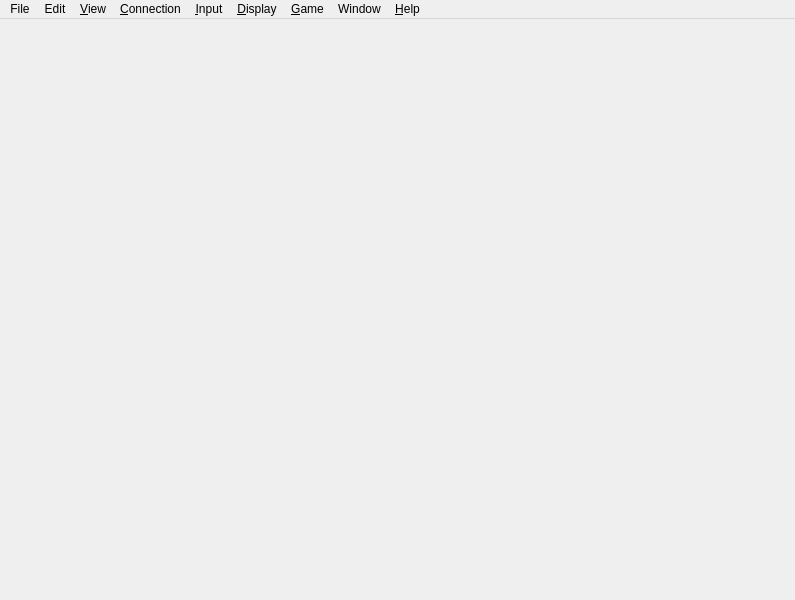
<?xml version="1.0" encoding="UTF-8"?>
<ui version="4.0">
 <class>App</class>
 <widget class="QMainWindow" name="App">
  <property name="geometry">
   <rect>
    <x>0</x>
    <y>0</y>
    <width>795</width>
    <height>600</height>
   </rect>
  </property>
  <property name="windowTitle">
   <string>qMUSHclient</string>
  </property>
  <property name="documentMode">
   <bool>true</bool>
  </property>
  <widget class="QTabWidget" name="world_tabs">
   <property name="autoFillBackground">
    <bool>false</bool>
   </property>
   <property name="documentMode">
    <bool>true</bool>
   </property>
   <property name="tabsClosable">
    <bool>true</bool>
   </property>
   <property name="movable">
    <bool>true</bool>
   </property>
   <property name="tabBarAutoHide">
    <bool>true</bool>
   </property>
  </widget>
  <widget class="QMenuBar" name="menuBar">
   <property name="geometry">
    <rect>
     <x>0</x>
     <y>0</y>
     <width>795</width>
     <height>27</height>
    </rect>
   </property>
   <widget class="QMenu" name="menu_edit">
    <property name="title">
     <string>Edit</string>
    </property>
    <addaction name="action_undo"/>
    <addaction name="action_redo"/>
    <addaction name="separator"/>
    <addaction name="action_cut"/>
    <addaction name="action_copy"/>
    <addaction name="action_copy_as_html"/>
    <addaction name="action_paste"/>
    <addaction name="separator"/>
    <addaction name="action_paste_to_world"/>
    <addaction name="action_recall_last_word"/>
    <addaction name="separator"/>
    <addaction name="action_select_all"/>
    <addaction name="action_spell_check"/>
    <addaction name="separator"/>
    <addaction name="action_generate_character_name"/>
    <addaction name="action_reload_names_file"/>
    <addaction name="action_generate_unique_id"/>
    <addaction name="separator"/>
    <addaction name="action_color_picker"/>
    <addaction name="action_debug_packets"/>
    <addaction name="separator"/>
    <addaction name="action_go_to_matching_brace"/>
    <addaction name="action_select_to_matching_brace"/>
    <addaction name="separator"/>
    <addaction name="action_convert_clipboard_forum_codes"/>
   </widget>
   <widget class="QMenu" name="menu_view">
    <property name="title">
     <string>&amp;View</string>
    </property>
    <addaction name="action_world_toolbar"/>
    <addaction name="action_activity_toolbar"/>
    <addaction name="action_status_bar"/>
    <addaction name="action_info_bar"/>
    <addaction name="actionWorld_Notepad"/>
    <addaction name="separator"/>
    <addaction name="action_reset_toolbar_locations"/>
    <addaction name="action_always_on_top"/>
    <addaction name="action_full_screen_mode"/>
   </widget>
   <widget class="QMenu" name="menu_connection">
    <property name="title">
     <string>&amp;Connection</string>
    </property>
    <addaction name="action_quick_connect"/>
    <addaction name="separator"/>
    <addaction name="action_connect"/>
    <addaction name="action_disconnect"/>
    <addaction name="separator"/>
    <addaction name="action_auto_connect"/>
    <addaction name="action_reconnect_on_disconnect"/>
    <addaction name="separator"/>
    <addaction name="action_connect_to_all_open_worlds"/>
    <addaction name="action_connect_to_worlds_in_startup_list"/>
   </widget>
   <widget class="QMenu" name="menu_input">
    <property name="title">
     <string>&amp;Input</string>
    </property>
    <addaction name="action_next_command"/>
    <addaction name="action_previous_command"/>
    <addaction name="action_repeat_last_command"/>
    <addaction name="action_quit_from_this_world"/>
    <addaction name="separator"/>
    <addaction name="action_command_history"/>
    <addaction name="action_clear_command_history"/>
    <addaction name="action_discard_queued_commands"/>
    <addaction name="separator"/>
    <addaction name="action_auto_say"/>
    <addaction name="action_send_file"/>
    <addaction name="action_global_change"/>
    <addaction name="action_key_name"/>
   </widget>
   <widget class="QMenu" name="menu_display">
    <property name="title">
     <string>&amp;Display</string>
    </property>
    <addaction name="action_start"/>
    <addaction name="action_page_up"/>
    <addaction name="action_page_down"/>
    <addaction name="action_end"/>
    <addaction name="action_line_up"/>
    <addaction name="action_line_down"/>
    <addaction name="separator"/>
    <addaction name="action_activity_list"/>
    <addaction name="action_pause_output"/>
    <addaction name="separator"/>
    <addaction name="action_find"/>
    <addaction name="action_find_again"/>
    <addaction name="action_recall_text"/>
    <addaction name="action_go_to_line"/>
    <addaction name="separator"/>
    <addaction name="action_go_to_url"/>
    <addaction name="action_send_mail_to"/>
    <addaction name="separator"/>
    <addaction name="action_clear_output_buffer"/>
    <addaction name="action_stop_sound_playing"/>
    <addaction name="separator"/>
    <addaction name="action_bookmark_selection"/>
    <addaction name="action_go_to_bookmark"/>
    <addaction name="action_highlight_word"/>
    <addaction name="action_multi_line_trigger"/>
    <addaction name="action_text_attributes"/>
    <addaction name="separator"/>
    <addaction name="action_no_command_echo"/>
   </widget>
   <widget class="QMenu" name="menu_game">
    <property name="title">
     <string>&amp;Game</string>
    </property>
    <widget class="QMenu" name="menu_configure">
     <property name="title">
      <string>&amp;Configure</string>
     </property>
     <addaction name="action_all_configuration"/>
     <addaction name="separator"/>
    </widget>
    <addaction name="menu_configure"/>
    <addaction name="action_chat_sessions"/>
    <addaction name="action_wrap_output"/>
    <addaction name="separator"/>
    <addaction name="action_test_trigger"/>
    <addaction name="separator"/>
    <addaction name="action_minimize_program"/>
    <addaction name="separator"/>
    <addaction name="action_immediate"/>
    <addaction name="action_edit_script_file"/>
    <addaction name="action_reload_script_file"/>
    <addaction name="action_trace"/>
    <addaction name="separator"/>
    <addaction name="action_reset_all_timers"/>
    <addaction name="separator"/>
    <addaction name="action_send_to_all_worlds"/>
    <addaction name="action_mapper"/>
    <addaction name="action_do_mapper_special"/>
    <addaction name="action_add_mapper_comment"/>
   </widget>
   <widget class="QMenu" name="menu_Window">
    <property name="title">
     <string>Window</string>
    </property>
    <addaction name="action_maximize"/>
    <addaction name="action_minimize"/>
    <addaction name="action_restore"/>
    <addaction name="separator"/>
    <addaction name="action_new_window"/>
    <addaction name="action_cascade"/>
    <addaction name="action_title_horizontally"/>
    <addaction name="action_tile_vertically"/>
    <addaction name="action_arrange_icons"/>
    <addaction name="action_close_all_notepad_windows"/>
    <addaction name="separator"/>
   </widget>
   <widget class="QMenu" name="menu_Help">
    <property name="title">
     <string>&amp;Help</string>
    </property>
    <addaction name="action_tip_of_the_day"/>
    <addaction name="separator"/>
    <addaction name="action_getting_started"/>
    <addaction name="separator"/>
    <addaction name="action_contents"/>
    <addaction name="action_index"/>
    <addaction name="action_using_help"/>
    <addaction name="separator"/>
    <addaction name="action_bug_reports"/>
    <addaction name="action_documentation_web_page"/>
    <addaction name="action_forum"/>
    <addaction name="action_functions_list"/>
    <addaction name="action_functions_web_page"/>
    <addaction name="action_mud_lists"/>
    <addaction name="action_qmushclient_web_page"/>
    <addaction name="action_plugins_list"/>
    <addaction name="action_regular_expressions_web_page"/>
    <addaction name="action_about_qmushclient"/>
   </widget>
   <widget class="QMenu" name="menu_file">
    <property name="title">
     <string>File</string>
    </property>
    <addaction name="action_new"/>
    <addaction name="action_open_world"/>
    <addaction name="action_open_worlds_in_startup_list"/>
    <addaction name="action_close_world"/>
    <addaction name="action_import"/>
    <addaction name="action_plugins"/>
    <addaction name="action_plugin_wizard"/>
    <addaction name="action_save_world_details"/>
    <addaction name="action_save_world_details_as"/>
    <addaction name="action_save_selection"/>
    <addaction name="separator"/>
    <addaction name="action_print"/>
    <addaction name="action_print_setup"/>
    <addaction name="action_global_preferences"/>
    <addaction name="action_log_session"/>
    <addaction name="action_reload_defaults"/>
    <addaction name="action_world_properties"/>
    <addaction name="action_windows_socket_info"/>
    <addaction name="separator"/>
    <addaction name="action_rec_1"/>
    <addaction name="action_rec_2"/>
    <addaction name="action_rec_3"/>
    <addaction name="action_rec_4"/>
    <addaction name="action_rec_5"/>
    <addaction name="separator"/>
    <addaction name="action_exit"/>
   </widget>
   <addaction name="menu_file"/>
   <addaction name="menu_edit"/>
   <addaction name="menu_view"/>
   <addaction name="menu_connection"/>
   <addaction name="menu_input"/>
   <addaction name="menu_display"/>
   <addaction name="menu_game"/>
   <addaction name="menu_Window"/>
   <addaction name="menu_Help"/>
  </widget>
  <action name="action_new">
   <property name="icon">
    <iconset theme="document-new">
     <normaloff>.</normaloff>.</iconset>
   </property>
   <property name="text">
    <string>&amp;New World...</string>
   </property>
   <property name="shortcut">
    <string>Ctrl+N</string>
   </property>
  </action>
  <action name="action_open_world">
   <property name="icon">
    <iconset theme="document-open">
     <normaloff>.</normaloff>.</iconset>
   </property>
   <property name="text">
    <string>&amp;Open World...</string>
   </property>
   <property name="shortcut">
    <string>Ctrl+O</string>
   </property>
  </action>
  <action name="action_open_worlds_in_startup_list">
   <property name="icon">
    <iconset theme="view-pages-overview">
     <normaloff>.</normaloff>.</iconset>
   </property>
   <property name="text">
    <string>Open Worlds in Startup List</string>
   </property>
   <property name="shortcut">
    <string>Ctrl+Alt+O</string>
   </property>
  </action>
  <action name="action_close_world">
   <property name="enabled">
    <bool>false</bool>
   </property>
   <property name="icon">
    <iconset theme="document-close">
     <normaloff>.</normaloff>.</iconset>
   </property>
   <property name="text">
    <string>&amp;Close World</string>
   </property>
  </action>
  <action name="action_import">
   <property name="enabled">
    <bool>false</bool>
   </property>
   <property name="icon">
    <iconset theme="document-import">
     <normaloff>.</normaloff>.</iconset>
   </property>
   <property name="text">
    <string>&amp;Import...</string>
   </property>
   <property name="shortcut">
    <string>Ctrl+Alt+I</string>
   </property>
  </action>
  <action name="action_plugins">
   <property name="enabled">
    <bool>false</bool>
   </property>
   <property name="icon">
    <iconset theme="plugins">
     <normaloff>.</normaloff>.</iconset>
   </property>
   <property name="text">
    <string>Pl&amp;ugins...</string>
   </property>
   <property name="shortcut">
    <string>Ctrl+Shift+P</string>
   </property>
  </action>
  <action name="action_plugin_wizard">
   <property name="enabled">
    <bool>false</bool>
   </property>
   <property name="icon">
    <iconset theme="tools-wizard">
     <normaloff>.</normaloff>.</iconset>
   </property>
   <property name="text">
    <string>Plugin Wizard...</string>
   </property>
   <property name="shortcut">
    <string>Ctrl+Alt+Shift+P</string>
   </property>
  </action>
  <action name="action_save_world_details">
   <property name="enabled">
    <bool>false</bool>
   </property>
   <property name="icon">
    <iconset theme="document-save">
     <normaloff>.</normaloff>.</iconset>
   </property>
   <property name="text">
    <string>&amp;Save World Details</string>
   </property>
   <property name="shortcut">
    <string>Ctrl+S</string>
   </property>
  </action>
  <action name="action_save_world_details_as">
   <property name="enabled">
    <bool>false</bool>
   </property>
   <property name="icon">
    <iconset theme="document-save-as">
     <normaloff>.</normaloff>.</iconset>
   </property>
   <property name="text">
    <string>Save World Details &amp;As...</string>
   </property>
  </action>
  <action name="action_save_selection">
   <property name="enabled">
    <bool>false</bool>
   </property>
   <property name="icon">
    <iconset theme="select-rectangular">
     <normaloff>.</normaloff>.</iconset>
   </property>
   <property name="text">
    <string>Save Selection...</string>
   </property>
  </action>
  <action name="action_print">
   <property name="enabled">
    <bool>false</bool>
   </property>
   <property name="icon">
    <iconset theme="document-print">
     <normaloff>.</normaloff>.</iconset>
   </property>
   <property name="text">
    <string>&amp;Print...</string>
   </property>
   <property name="shortcut">
    <string>Ctrl+P</string>
   </property>
  </action>
  <action name="action_print_setup">
   <property name="icon">
    <iconset theme="document-print-preview">
     <normaloff>.</normaloff>.</iconset>
   </property>
   <property name="text">
    <string>Print Se&amp;tup...</string>
   </property>
  </action>
  <action name="action_global_preferences">
   <property name="icon">
    <iconset theme="configure">
     <normaloff>.</normaloff>.</iconset>
   </property>
   <property name="text">
    <string>&amp;Global Preferences...</string>
   </property>
   <property name="shortcut">
    <string>Ctrl+Alt+G</string>
   </property>
  </action>
  <action name="action_log_session">
   <property name="checkable">
    <bool>true</bool>
   </property>
   <property name="enabled">
    <bool>false</bool>
   </property>
   <property name="icon">
    <iconset theme="text-x-log">
     <normaloff>.</normaloff>.</iconset>
   </property>
   <property name="text">
    <string>&amp;Log Session...</string>
   </property>
   <property name="shortcut">
    <string>Ctrl+Shift+J</string>
   </property>
  </action>
  <action name="action_reload_defaults">
   <property name="enabled">
    <bool>false</bool>
   </property>
   <property name="icon">
    <iconset theme="view-refresh">
     <normaloff>.</normaloff>.</iconset>
   </property>
   <property name="text">
    <string>&amp;Reload Defaults</string>
   </property>
   <property name="shortcut">
    <string>Ctrl+Alt+R</string>
   </property>
  </action>
  <action name="action_world_properties">
   <property name="enabled">
    <bool>false</bool>
   </property>
   <property name="icon">
    <iconset theme="document-properties">
     <normaloff>.</normaloff>.</iconset>
   </property>
   <property name="text">
    <string>&amp;World Properties...</string>
   </property>
   <property name="shortcut">
    <string>Alt+Return</string>
   </property>
  </action>
  <action name="action_windows_socket_info">
   <property name="icon">
    <iconset theme="network-connect">
     <normaloff>.</normaloff>.</iconset>
   </property>
   <property name="text">
    <string>Windows Socket Info...</string>
   </property>
  </action>
  <action name="action_exit">
   <property name="icon">
    <iconset theme="application-exit">
     <normaloff>.</normaloff>.</iconset>
   </property>
   <property name="text">
    <string>E&amp;xit</string>
   </property>
   <property name="menuRole">
    <enum>QAction::QuitRole</enum>
   </property>
  </action>
  <action name="action_undo">
   <property name="enabled">
    <bool>false</bool>
   </property>
   <property name="icon">
    <iconset theme="edit-undo">
     <normaloff>.</normaloff>.</iconset>
   </property>
   <property name="text">
    <string>&amp;Undo</string>
   </property>
   <property name="shortcut">
    <string>Ctrl+Z</string>
   </property>
  </action>
  <action name="action_cut">
   <property name="enabled">
    <bool>false</bool>
   </property>
   <property name="icon">
    <iconset theme="edit-cut">
     <normaloff>.</normaloff>.</iconset>
   </property>
   <property name="text">
    <string>Cu&amp;t</string>
   </property>
   <property name="shortcut">
    <string>Ctrl+X</string>
   </property>
  </action>
  <action name="action_copy">
   <property name="enabled">
    <bool>false</bool>
   </property>
   <property name="icon">
    <iconset theme="edit-copy">
     <normaloff>.</normaloff>.</iconset>
   </property>
   <property name="text">
    <string>&amp;Copy</string>
   </property>
   <property name="shortcut">
    <string>Ctrl+C</string>
   </property>
  </action>
  <action name="action_copy_as_html">
   <property name="enabled">
    <bool>false</bool>
   </property>
   <property name="icon">
    <iconset theme="format-text-code">
     <normaloff>.</normaloff>.</iconset>
   </property>
   <property name="text">
    <string>Copy as HTML</string>
   </property>
   <property name="shortcut">
    <string>Ctrl+Alt+C</string>
   </property>
  </action>
  <action name="action_paste">
   <property name="enabled">
    <bool>false</bool>
   </property>
   <property name="icon">
    <iconset theme="edit-paste">
     <normaloff>.</normaloff>.</iconset>
   </property>
   <property name="text">
    <string>&amp;Paste</string>
   </property>
   <property name="shortcut">
    <string>Ctrl+V</string>
   </property>
  </action>
  <action name="action_paste_to_world">
   <property name="enabled">
    <bool>false</bool>
   </property>
   <property name="icon">
    <iconset theme="special_paste">
     <normaloff>.</normaloff>.</iconset>
   </property>
   <property name="text">
    <string>Paste to &amp;World...</string>
   </property>
   <property name="shortcut">
    <string>Ctrl+Shift+V</string>
   </property>
  </action>
  <action name="action_recall_last_word">
   <property name="enabled">
    <bool>false</bool>
   </property>
   <property name="icon">
    <iconset theme="media-playlist-repeat-song">
     <normaloff>.</normaloff>.</iconset>
   </property>
   <property name="text">
    <string>Recall Last Word</string>
   </property>
   <property name="shortcut">
    <string>Ctrl+Backspace</string>
   </property>
  </action>
  <action name="action_select_all">
   <property name="enabled">
    <bool>false</bool>
   </property>
   <property name="icon">
    <iconset theme="edit-select-all">
     <normaloff>.</normaloff>.</iconset>
   </property>
   <property name="text">
    <string>Select &amp;All</string>
   </property>
   <property name="shortcut">
    <string>Ctrl+A</string>
   </property>
  </action>
  <action name="action_spell_check">
   <property name="enabled">
    <bool>false</bool>
   </property>
   <property name="icon">
    <iconset theme="tools-check-spelling">
     <normaloff>.</normaloff>.</iconset>
   </property>
   <property name="text">
    <string>Sp&amp;ell Check</string>
   </property>
   <property name="shortcut">
    <string>Ctrl+J</string>
   </property>
  </action>
  <action name="action_generate_character_name">
   <property name="text">
    <string>&amp;Generate Character Name...</string>
   </property>
   <property name="shortcut">
    <string>Ctrl+Alt+N</string>
   </property>
  </action>
  <action name="action_reload_names_file">
   <property name="text">
    <string>&amp;Reload Names File...</string>
   </property>
  </action>
  <action name="action_generate_unique_id">
   <property name="text">
    <string>Generate Unique I&amp;D...</string>
   </property>
  </action>
  <action name="action_color_picker">
   <property name="icon">
    <iconset theme="color-picker">
     <normaloff>.</normaloff>.</iconset>
   </property>
   <property name="text">
    <string>Color Picker</string>
   </property>
   <property name="shortcut">
    <string>Ctrl+Alt+P</string>
   </property>
  </action>
  <action name="action_debug_packets">
   <property name="checkable">
    <bool>true</bool>
   </property>
   <property name="enabled">
    <bool>false</bool>
   </property>
   <property name="text">
    <string>Debug Packets</string>
   </property>
   <property name="shortcut">
    <string>Ctrl+Alt+F11</string>
   </property>
  </action>
  <action name="action_go_to_matching_brace">
   <property name="enabled">
    <bool>false</bool>
   </property>
   <property name="icon">
    <iconset theme="code-context">
     <normaloff>.</normaloff>.</iconset>
   </property>
   <property name="text">
    <string>Go to &amp;Matching Brace</string>
   </property>
   <property name="shortcut">
    <string>Ctrl+E</string>
   </property>
  </action>
  <action name="action_select_to_matching_brace">
   <property name="enabled">
    <bool>false</bool>
   </property>
   <property name="icon">
    <iconset theme="go-next-context">
     <normaloff>.</normaloff>.</iconset>
   </property>
   <property name="text">
    <string>Select to Matching Br&amp;ace</string>
   </property>
   <property name="shortcut">
    <string>Ctrl+Shift+E</string>
   </property>
  </action>
  <action name="action_convert_clipboard_forum_codes">
   <property name="text">
    <string>Convert Clipboard Forum Codes</string>
   </property>
   <property name="shortcut">
    <string>Ctrl+Alt+Shift+O</string>
   </property>
  </action>
  <action name="action_rec_1">
   <property name="enabled">
    <bool>false</bool>
   </property>
   <property name="icon">
    <iconset theme="document-open-recent">
     <normaloff>.</normaloff>.</iconset>
   </property>
   <property name="text">
    <string notr="true">&amp;1 </string>
   </property>
   <property name="visible">
    <bool>false</bool>
   </property>
  </action>
  <action name="action_rec_2">
   <property name="icon">
    <iconset theme="document-open-recent">
     <normaloff>.</normaloff>.</iconset>
   </property>
   <property name="text">
    <string notr="true">&amp;2 </string>
   </property>
   <property name="whatsThis">
    <string/>
   </property>
   <property name="visible">
    <bool>false</bool>
   </property>
  </action>
  <action name="action_rec_3">
   <property name="icon">
    <iconset theme="document-open-recent">
     <normaloff>.</normaloff>.</iconset>
   </property>
   <property name="text">
    <string notr="true">&amp;3 </string>
   </property>
   <property name="visible">
    <bool>false</bool>
   </property>
  </action>
  <action name="action_rec_4">
   <property name="icon">
    <iconset theme="document-open-recent">
     <normaloff>.</normaloff>.</iconset>
   </property>
   <property name="text">
    <string notr="true">&amp;4 </string>
   </property>
   <property name="visible">
    <bool>false</bool>
   </property>
  </action>
  <action name="action_rec_5">
   <property name="icon">
    <iconset theme="document-open-recent">
     <normaloff>.</normaloff>.</iconset>
   </property>
   <property name="text">
    <string notr="true">&amp;5 </string>
   </property>
   <property name="visible">
    <bool>false</bool>
   </property>
  </action>
  <action name="action_world_toolbar">
   <property name="checkable">
    <bool>true</bool>
   </property>
   <property name="text">
    <string>&amp;World Toolbar</string>
   </property>
  </action>
  <action name="action_activity_toolbar">
   <property name="checkable">
    <bool>true</bool>
   </property>
   <property name="text">
    <string>&amp;Activity Toolbar</string>
   </property>
  </action>
  <action name="action_status_bar">
   <property name="checkable">
    <bool>true</bool>
   </property>
   <property name="text">
    <string>&amp;Status Bar</string>
   </property>
  </action>
  <action name="action_info_bar">
   <property name="checkable">
    <bool>true</bool>
   </property>
   <property name="text">
    <string>&amp;Info Bar</string>
   </property>
  </action>
  <action name="action_reset_toolbar_locations">
   <property name="text">
    <string>&amp;Reset Toolbar Locations</string>
   </property>
  </action>
  <action name="action_always_on_top">
   <property name="checkable">
    <bool>true</bool>
   </property>
   <property name="text">
    <string>Always &amp;On Top</string>
   </property>
  </action>
  <action name="action_full_screen_mode">
   <property name="checkable">
    <bool>true</bool>
   </property>
   <property name="text">
    <string>&amp;Full Screen Mode</string>
   </property>
   <property name="shortcut">
    <string>Ctrl+Alt+F</string>
   </property>
  </action>
  <action name="action_quick_connect">
   <property name="icon">
    <iconset theme="quickopen">
     <normaloff>.</normaloff>.</iconset>
   </property>
   <property name="text">
    <string>&amp;Quick Connect...</string>
   </property>
   <property name="shortcut">
    <string>Ctrl+Alt+Shift+K</string>
   </property>
  </action>
  <action name="action_connect">
   <property name="enabled">
    <bool>false</bool>
   </property>
   <property name="icon">
    <iconset theme="network-connect">
     <normaloff>.</normaloff>.</iconset>
   </property>
   <property name="text">
    <string>&amp;Connect</string>
   </property>
   <property name="shortcut">
    <string>Ctrl+K</string>
   </property>
  </action>
  <action name="action_disconnect">
   <property name="enabled">
    <bool>false</bool>
   </property>
   <property name="icon">
    <iconset theme="network-disconnect">
     <normaloff>.</normaloff>.</iconset>
   </property>
   <property name="text">
    <string>&amp;Disconnect</string>
   </property>
   <property name="shortcut">
    <string>Ctrl+Shift+K</string>
   </property>
  </action>
  <action name="action_auto_connect">
   <property name="checkable">
    <bool>true</bool>
   </property>
   <property name="text">
    <string>&amp;Auto Connect</string>
   </property>
  </action>
  <action name="action_reconnect_on_disconnect">
   <property name="checkable">
    <bool>true</bool>
   </property>
   <property name="text">
    <string>&amp;Reconnect On Disconnect</string>
   </property>
  </action>
  <action name="action_connect_to_all_open_worlds">
   <property name="text">
    <string>Connect To All Open &amp;Worlds</string>
   </property>
   <property name="shortcut">
    <string>Ctrl+Alt+K</string>
   </property>
  </action>
  <action name="action_connect_to_worlds_in_startup_list">
   <property name="text">
    <string>Connect To Worlds &amp;In Startup List</string>
   </property>
  </action>
  <action name="action_next_command">
   <property name="enabled">
    <bool>false</bool>
   </property>
   <property name="icon">
    <iconset theme="go-next">
     <normaloff>.</normaloff>.</iconset>
   </property>
   <property name="text">
    <string>&amp;Next Command</string>
   </property>
   <property name="shortcut">
    <string>Alt+Down</string>
   </property>
  </action>
  <action name="action_previous_command">
   <property name="enabled">
    <bool>false</bool>
   </property>
   <property name="icon">
    <iconset theme="go-previous">
     <normaloff>.</normaloff>.</iconset>
   </property>
   <property name="text">
    <string>&amp;Previous Command</string>
   </property>
   <property name="shortcut">
    <string>Alt+Up</string>
   </property>
  </action>
  <action name="action_repeat_last_command">
   <property name="enabled">
    <bool>false</bool>
   </property>
   <property name="icon">
    <iconset theme="media-playlist-repeat">
     <normaloff>.</normaloff>.</iconset>
   </property>
   <property name="text">
    <string>&amp;Repeat Last Command</string>
   </property>
   <property name="shortcut">
    <string>Ctrl+R</string>
   </property>
  </action>
  <action name="action_quit_from_this_world">
   <property name="enabled">
    <bool>false</bool>
   </property>
   <property name="icon">
    <iconset theme="user-offline">
     <normaloff>.</normaloff>.</iconset>
   </property>
   <property name="text">
    <string>&amp;Quit From This World...</string>
   </property>
   <property name="shortcut">
    <string>Ctrl+Shift+Q</string>
   </property>
  </action>
  <action name="action_command_history">
   <property name="icon">
    <iconset theme="shallow-history">
     <normaloff>.</normaloff>.</iconset>
   </property>
   <property name="text">
    <string>Command &amp;History...</string>
   </property>
   <property name="shortcut">
    <string>Ctrl+H</string>
   </property>
  </action>
  <action name="action_clear_command_history">
   <property name="enabled">
    <bool>false</bool>
   </property>
   <property name="icon">
    <iconset theme="edit-clear-history">
     <normaloff>.</normaloff>.</iconset>
   </property>
   <property name="text">
    <string>&amp;Clear Command History...</string>
   </property>
   <property name="shortcut">
    <string>Ctrl+Shift+D</string>
   </property>
  </action>
  <action name="action_discard_queued_commands">
   <property name="enabled">
    <bool>false</bool>
   </property>
   <property name="icon">
    <iconset theme="process-stop">
     <normaloff>.</normaloff>.</iconset>
   </property>
   <property name="text">
    <string>&amp;Discard 0 Queued Commands</string>
   </property>
   <property name="shortcut">
    <string>Ctrl+D</string>
   </property>
  </action>
  <action name="action_auto_say">
   <property name="enabled">
    <bool>false</bool>
   </property>
   <property name="icon">
    <iconset theme="dialog-messages">
     <normaloff>.</normaloff>.</iconset>
   </property>
   <property name="text">
    <string>&amp;Auto Say</string>
   </property>
   <property name="shortcut">
    <string>Ctrl+Shift+A</string>
   </property>
  </action>
  <action name="action_send_file">
   <property name="enabled">
    <bool>false</bool>
   </property>
   <property name="icon">
    <iconset theme="document-send">
     <normaloff>.</normaloff>.</iconset>
   </property>
   <property name="text">
    <string>&amp;Send File...</string>
   </property>
   <property name="shortcut">
    <string>Ctrl+Shift+O</string>
   </property>
  </action>
  <action name="action_global_change">
   <property name="enabled">
    <bool>false</bool>
   </property>
   <property name="icon">
    <iconset theme="edit-find-replace">
     <normaloff>.</normaloff>.</iconset>
   </property>
   <property name="text">
    <string>Global Change...</string>
   </property>
   <property name="shortcut">
    <string>Ctrl+Shift+G</string>
   </property>
  </action>
  <action name="action_key_name">
   <property name="icon">
    <iconset theme="input-keyboard">
     <normaloff>.</normaloff>.</iconset>
   </property>
   <property name="text">
    <string>&amp;Key Name...</string>
   </property>
  </action>
  <action name="action_start">
   <property name="icon">
    <iconset theme="go-top">
     <normaloff>.</normaloff>.</iconset>
   </property>
   <property name="text">
    <string>&amp;Start</string>
   </property>
   <property name="shortcut">
    <string>Ctrl+Home</string>
   </property>
  </action>
  <action name="action_page_up">
   <property name="icon">
    <iconset theme="go-up-skip">
     <normaloff>.</normaloff>.</iconset>
   </property>
   <property name="text">
    <string>Page &amp;Up</string>
   </property>
   <property name="shortcut">
    <string>PgUp</string>
   </property>
  </action>
  <action name="action_page_down">
   <property name="icon">
    <iconset theme="go-down-skip">
     <normaloff>.</normaloff>.</iconset>
   </property>
   <property name="text">
    <string>Page &amp;Down</string>
   </property>
   <property name="shortcut">
    <string>PgDown</string>
   </property>
  </action>
  <action name="action_end">
   <property name="icon">
    <iconset theme="go-bottom">
     <normaloff>.</normaloff>.</iconset>
   </property>
   <property name="text">
    <string>&amp;End</string>
   </property>
   <property name="shortcut">
    <string>Ctrl+End</string>
   </property>
  </action>
  <action name="action_line_up">
   <property name="icon">
    <iconset theme="go-up">
     <normaloff>.</normaloff>.</iconset>
   </property>
   <property name="text">
    <string>Line Up</string>
   </property>
   <property name="shortcut">
    <string>Ctrl+Up</string>
   </property>
  </action>
  <action name="action_line_down">
   <property name="icon">
    <iconset theme="go-down">
     <normaloff>.</normaloff>.</iconset>
   </property>
   <property name="text">
    <string>Line Down</string>
   </property>
   <property name="shortcut">
    <string>Ctrl+Down</string>
   </property>
  </action>
  <action name="action_activity_list">
   <property name="icon">
    <iconset theme="table">
     <normaloff>.</normaloff>.</iconset>
   </property>
   <property name="text">
    <string>&amp;Activity List</string>
   </property>
   <property name="shortcut">
    <string>Ctrl+Shift+L</string>
   </property>
  </action>
  <action name="action_pause_output">
   <property name="checkable">
    <bool>true</bool>
   </property>
   <property name="enabled">
    <bool>false</bool>
   </property>
   <property name="icon">
    <iconset theme="media-playback-pause">
     <normaloff>.</normaloff>.</iconset>
   </property>
   <property name="text">
    <string>Pause &amp;Output</string>
   </property>
   <property name="shortcut">
    <string>Ctrl+Space</string>
   </property>
  </action>
  <action name="action_find">
   <property name="icon">
    <iconset theme="edit-find">
     <normaloff>.</normaloff>.</iconset>
   </property>
   <property name="text">
    <string>&amp;Find...</string>
   </property>
   <property name="shortcut">
    <string>Ctrl+F</string>
   </property>
  </action>
  <action name="action_find_again">
   <property name="icon">
    <iconset theme="media-playlist-repeat">
     <normaloff>.</normaloff>.</iconset>
   </property>
   <property name="text">
    <string>Find Again</string>
   </property>
   <property name="shortcut">
    <string>Ctrl+Shift+F</string>
   </property>
  </action>
  <action name="action_recall_text">
   <property name="icon">
    <iconset theme="deep-history">
     <normaloff>.</normaloff>.</iconset>
   </property>
   <property name="text">
    <string>&amp;Recall Text...</string>
   </property>
   <property name="shortcut">
    <string>Ctrl+U</string>
   </property>
  </action>
  <action name="action_go_to_line">
   <property name="icon">
    <iconset theme="go-jump">
     <normaloff>.</normaloff>.</iconset>
   </property>
   <property name="text">
    <string>Go To Line...</string>
   </property>
   <property name="shortcut">
    <string>Ctrl+Alt+L</string>
   </property>
  </action>
  <action name="action_go_to_url">
   <property name="enabled">
    <bool>false</bool>
   </property>
   <property name="icon">
    <iconset theme="internet-services">
     <normaloff>.</normaloff>.</iconset>
   </property>
   <property name="text">
    <string>Go To URL...</string>
   </property>
   <property name="shortcut">
    <string>Ctrl+Alt+J</string>
   </property>
  </action>
  <action name="action_clear_output_buffer">
   <property name="icon">
    <iconset theme="edit-clear">
     <normaloff>.</normaloff>.</iconset>
   </property>
   <property name="text">
    <string>Clear Output Buffer...</string>
   </property>
   <property name="shortcut">
    <string>Ctrl+Shift+C</string>
   </property>
  </action>
  <action name="action_stop_sound_playing">
   <property name="icon">
    <iconset theme="media-playback-stop">
     <normaloff>.</normaloff>.</iconset>
   </property>
   <property name="text">
    <string>Stop Sound Playing</string>
   </property>
   <property name="shortcut">
    <string>Ctrl+Alt+B</string>
   </property>
  </action>
  <action name="action_bookmark_selection">
   <property name="icon">
    <iconset theme="bookmark-new">
     <normaloff>.</normaloff>.</iconset>
   </property>
   <property name="text">
    <string>&amp;Bookmark Selection</string>
   </property>
   <property name="shortcut">
    <string>Ctrl+Shift+B</string>
   </property>
  </action>
  <action name="action_go_to_bookmark">
   <property name="icon">
    <iconset theme="go-jump">
     <normaloff>.</normaloff>.</iconset>
   </property>
   <property name="text">
    <string>&amp;Go To Bookmark</string>
   </property>
   <property name="shortcut">
    <string>Ctrl+B</string>
   </property>
  </action>
  <action name="action_highlight_word">
   <property name="icon">
    <iconset theme="draw-highlight">
     <normaloff>.</normaloff>.</iconset>
   </property>
   <property name="text">
    <string>&amp;Highlight Word...</string>
   </property>
   <property name="shortcut">
    <string>Ctrl+Alt+H</string>
   </property>
  </action>
  <action name="action_multi_line_trigger">
   <property name="icon">
    <iconset theme="trim-to-selection">
     <normaloff>.</normaloff>.</iconset>
   </property>
   <property name="text">
    <string>&amp;Multi-Line Trigger...</string>
   </property>
  </action>
  <action name="action_text_attributes">
   <property name="text">
    <string>&amp;Text Attributes...</string>
   </property>
   <property name="shortcut">
    <string>Ctrl+Alt+A</string>
   </property>
  </action>
  <action name="action_no_command_echo">
   <property name="checkable">
    <bool>true</bool>
   </property>
   <property name="text">
    <string>No Command Echo</string>
   </property>
   <property name="shortcut">
    <string>Ctrl+Alt+E</string>
   </property>
  </action>
  <action name="action_send_mail_to">
   <property name="enabled">
    <bool>false</bool>
   </property>
   <property name="icon">
    <iconset theme="mail-send">
     <normaloff>.</normaloff>.</iconset>
   </property>
   <property name="text">
    <string>Send Mail To...</string>
   </property>
  </action>
  <action name="action_all_configuration">
   <property name="text">
    <string>&amp;All Configuration...</string>
   </property>
   <property name="shortcut">
    <string>Alt+Return</string>
   </property>
  </action>
  <action name="action_chat_sessions">
   <property name="text">
    <string>Chat Sessions</string>
   </property>
   <property name="shortcut">
    <string>Ctrl+Alt+Shift+C</string>
   </property>
  </action>
  <action name="action_wrap_output">
   <property name="checkable">
    <bool>true</bool>
   </property>
   <property name="checked">
    <bool>true</bool>
   </property>
   <property name="text">
    <string>Wrap &amp;Output</string>
   </property>
  </action>
  <action name="action_test_trigger">
   <property name="text">
    <string>Test &amp;Trigger...</string>
   </property>
   <property name="shortcut">
    <string>Ctrl+Shift+F12</string>
   </property>
  </action>
  <action name="action_minimize_program">
   <property name="text">
    <string>Minimize &amp;Program</string>
   </property>
   <property name="shortcut">
    <string>Ctrl+M</string>
   </property>
  </action>
  <action name="action_immediate">
   <property name="text">
    <string>&amp;Immediate...</string>
   </property>
   <property name="shortcut">
    <string>Ctrl+I</string>
   </property>
  </action>
  <action name="action_edit_script_file">
   <property name="enabled">
    <bool>false</bool>
   </property>
   <property name="text">
    <string>&amp;Edit Script File...</string>
   </property>
   <property name="shortcut">
    <string>Ctrl+Shift+M</string>
   </property>
  </action>
  <action name="action_reload_script_file">
   <property name="text">
    <string>&amp;Reload Script File</string>
   </property>
   <property name="shortcut">
    <string>Ctrl+Shift+R</string>
   </property>
  </action>
  <action name="action_trace">
   <property name="checkable">
    <bool>true</bool>
   </property>
   <property name="text">
    <string>Tr&amp;ace</string>
   </property>
   <property name="shortcut">
    <string>Ctrl+Alt+T</string>
   </property>
  </action>
  <action name="action_reset_all_timers">
   <property name="enabled">
    <bool>false</bool>
   </property>
   <property name="text">
    <string>Reset All Timers</string>
   </property>
   <property name="shortcut">
    <string>Ctrl+Shift+T</string>
   </property>
  </action>
  <action name="action_send_to_all_worlds">
   <property name="text">
    <string>&amp;Send To All Worlds...</string>
   </property>
   <property name="shortcut">
    <string>Ctrl+Alt+S</string>
   </property>
  </action>
  <action name="action_mapper">
   <property name="text">
    <string>&amp;Mapper</string>
   </property>
   <property name="shortcut">
    <string>Ctrl+Alt+M</string>
   </property>
  </action>
  <action name="action_do_mapper_special">
   <property name="enabled">
    <bool>false</bool>
   </property>
   <property name="text">
    <string>&amp;Do Mapper Special...</string>
   </property>
   <property name="shortcut">
    <string>Ctrl+Alt+D</string>
   </property>
  </action>
  <action name="action_add_mapper_comment">
   <property name="enabled">
    <bool>false</bool>
   </property>
   <property name="text">
    <string>Add Mapper Comment...</string>
   </property>
   <property name="shortcut">
    <string>Ctrl+Alt+Shift+D</string>
   </property>
  </action>
  <action name="action_new_window">
   <property name="icon">
    <iconset theme="window-new">
     <normaloff>.</normaloff>.</iconset>
   </property>
   <property name="text">
    <string>&amp;New Window</string>
   </property>
  </action>
  <action name="action_cascade">
   <property name="icon">
    <iconset theme="edit-group">
     <normaloff>.</normaloff>.</iconset>
   </property>
   <property name="text">
    <string>&amp;Cascade</string>
   </property>
  </action>
  <action name="action_title_horizontally">
   <property name="icon">
    <iconset theme="view-more-horizontal-symbolic">
     <normaloff>.</normaloff>.</iconset>
   </property>
   <property name="text">
    <string>&amp;Title Horizontally</string>
   </property>
  </action>
  <action name="action_tile_vertically">
   <property name="icon">
    <iconset theme="view-more-symbolic">
     <normaloff>.</normaloff>.</iconset>
   </property>
   <property name="text">
    <string>Tile Vertically</string>
   </property>
  </action>
  <action name="action_arrange_icons">
   <property name="icon">
    <iconset theme="dialog-rows-and-columns">
     <normaloff>.</normaloff>.</iconset>
   </property>
   <property name="text">
    <string>&amp;Arrange Icons</string>
   </property>
  </action>
  <action name="action_minimize">
   <property name="icon">
    <iconset theme="window-minimize">
     <normaloff>.</normaloff>.</iconset>
   </property>
   <property name="text">
    <string>&amp;Minimize</string>
   </property>
  </action>
  <action name="action_close_all_notepad_windows">
   <property name="icon">
    <iconset theme="window-close">
     <normaloff>.</normaloff>.</iconset>
   </property>
   <property name="text">
    <string>Close A&amp;ll Notepad Windows</string>
   </property>
  </action>
  <action name="action_maximize">
   <property name="icon">
    <iconset theme="window-maximize">
     <normaloff>.</normaloff>.</iconset>
   </property>
   <property name="text">
    <string>Maximize</string>
   </property>
  </action>
  <action name="action_restore">
   <property name="icon">
    <iconset theme="window-restore">
     <normaloff>.</normaloff>.</iconset>
   </property>
   <property name="text">
    <string>Restore</string>
   </property>
  </action>
  <action name="action_tip_of_the_day">
   <property name="icon">
    <iconset theme="dialog-information">
     <normaloff>.</normaloff>.</iconset>
   </property>
   <property name="text">
    <string>&amp;Tip Of The Day...</string>
   </property>
  </action>
  <action name="action_getting_started">
   <property name="text">
    <string>&amp;Getting Started...</string>
   </property>
  </action>
  <action name="action_contents">
   <property name="icon">
    <iconset theme="help-contents">
     <normaloff>.</normaloff>.</iconset>
   </property>
   <property name="text">
    <string>&amp;Contents</string>
   </property>
  </action>
  <action name="action_index">
   <property name="text">
    <string>&amp;Index</string>
   </property>
  </action>
  <action name="action_using_help">
   <property name="text">
    <string>&amp;Using Help</string>
   </property>
  </action>
  <action name="action_bug_reports">
   <property name="icon">
    <iconset theme="tools-report-bug">
     <normaloff>.</normaloff>.</iconset>
   </property>
   <property name="text">
    <string>&amp;Bug Reports...</string>
   </property>
  </action>
  <action name="action_documentation_web_page">
   <property name="text">
    <string>&amp;Documentation Web Page...</string>
   </property>
  </action>
  <action name="action_forum">
   <property name="text">
    <string>&amp;Forum...</string>
   </property>
   <property name="shortcut">
    <string>Ctrl+Alt+Shift+F</string>
   </property>
  </action>
  <action name="action_functions_list">
   <property name="text">
    <string>Functions &amp;List...</string>
   </property>
   <property name="shortcut">
    <string>Ctrl+Alt+Shift+L</string>
   </property>
  </action>
  <action name="action_functions_web_page">
   <property name="text">
    <string>Fu&amp;nctions Web Page...</string>
   </property>
   <property name="shortcut">
    <string>Ctrl+Alt+Shift+U</string>
   </property>
  </action>
  <action name="action_mud_lists">
   <property name="text">
    <string>&amp;MUD Lists...</string>
   </property>
  </action>
  <action name="action_qmushclient_web_page">
   <property name="text">
    <string>qMUSHclient &amp;Web Page...</string>
   </property>
   <property name="shortcut">
    <string>Ctrl+Alt+Shift+W</string>
   </property>
  </action>
  <action name="action_plugins_list">
   <property name="text">
    <string>&amp;Plugins List...</string>
   </property>
  </action>
  <action name="action_regular_expressions_web_page">
   <property name="text">
    <string>Regular &amp;Expressions Web Page...</string>
   </property>
  </action>
  <action name="action_about_qmushclient">
   <property name="icon">
    <iconset theme="help-about">
     <normaloff>.</normaloff>.</iconset>
   </property>
   <property name="text">
    <string>&amp;About qMUSHclient...</string>
   </property>
  </action>
  <action name="action_redo">
   <property name="enabled">
    <bool>false</bool>
   </property>
   <property name="icon">
    <iconset theme="edit-redo">
     <normaloff>.</normaloff>.</iconset>
   </property>
   <property name="text">
    <string>Redo</string>
   </property>
   <property name="shortcut">
    <string>Ctrl+Y, Ctrl+Shift+Z</string>
   </property>
  </action>
  <action name="actionWorld_Notepad">
   <property name="checkable">
    <bool>true</bool>
   </property>
   <property name="text">
    <string>World Notepad</string>
   </property>
   <property name="shortcut">
    <string>Ctrl+Alt+Space</string>
   </property>
  </action>
 </widget>
 <resources/>
 <connections/>
</ui>
